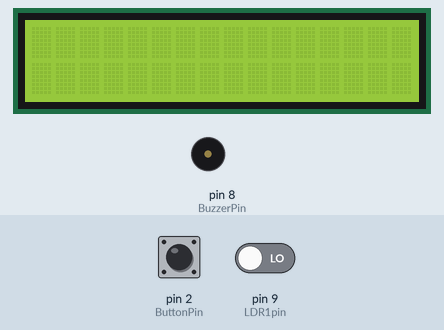
Simulated run of this sketch. Board: Arduino Uno, built with avr-gcc and run on an emulated ATmega328P. Shown: 16×2 character LCD, buzzer (waves = sounding, pin HIGH). The inputs (shaded band) are chosen by the test bench; at power-on: pin 9 (LDR1pin) LOW, pin 2 (ButtonPin) HIGH.

Above: at 1.2 s.
1.3 s: pin 9 (LDR1pin) driven HIGH
At 10.8 s:
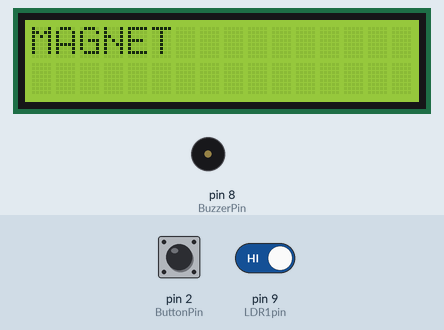
Timing chart, 0 to 12.3 s (numbered marks = the images above; inputs shaded):
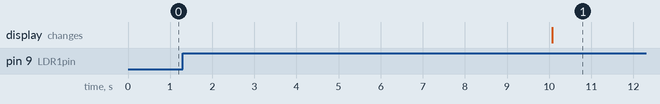

Measured:
- after the input at 1.3 s, the display: changes after 8.8 s (image 1)

The sketch:

arduino_code.ino
```cpp
#include <LiquidCrystal.h>
#include <LiquidCrystal.h>

#define LDR1pin 9
#define BuzzerPin 8
#define ButtonPin 2

#define onTimeThreshold500 10000
#define onTimeThreshold300 20000
#define buttonPressThreshold 5000

boolean lightOn = false;
boolean buttonPressed = false;

unsigned long startTime;
unsigned long onTime = 0;
unsigned long buttonPressTime = 0;

LiquidCrystal lcd(1, 10, 4, 5, 6, 7);

void buzzBuzzer() {
  digitalWrite(BuzzerPin, HIGH); // Turn on the buzzer
}

void setup() {
  lcd.begin(16, 2);
  pinMode(BuzzerPin, OUTPUT);
  pinMode(ButtonPin, INPUT_PULLUP);
}

void loop() {
  int ldr1Value = digitalRead(LDR1pin);
  int buttonState = digitalRead(ButtonPin);

  // Check if the button is pressed to stop the buzzer permanently
  if (buttonState == HIGH && !buttonPressed) {
    buttonPressTime = millis();
    digitalWrite(BuzzerPin, LOW); // Turn off the buzzer
    buttonPressed = true;
  }

  // Check if the 5-second threshold has passed since the button press
  if (buttonPressed) {
    delay(5000);
    buttonPressed = false;
    buzzBuzzer();
  }

  if (lightOn) {
    // If light state was on, check to see if it went off
    if (ldr1Value == HIGH) {
      onTime = millis() - startTime;
      lcd.clear();
      lcd.setCursor(0, 0);
      lcd.setCursor(0, 1);

      lightOn = false;

      if (onTime >= 600) {
        lcd.clear();
        lcd.print("MAGNET");
      } else if (onTime >= 400) {
        lcd.clear();
        lcd.print("ULTRASONIC");
      } else if (onTime >= 200) {
        lcd.clear();
        lcd.print("FUME");
      }
            buzzBuzzer();

    }
  } else {
    // If light state was off, see if it has come on
    if (ldr1Value == LOW) {
      startTime = millis();
      lightOn = true;
            buzzBuzzer();

    }
  }


}
```
